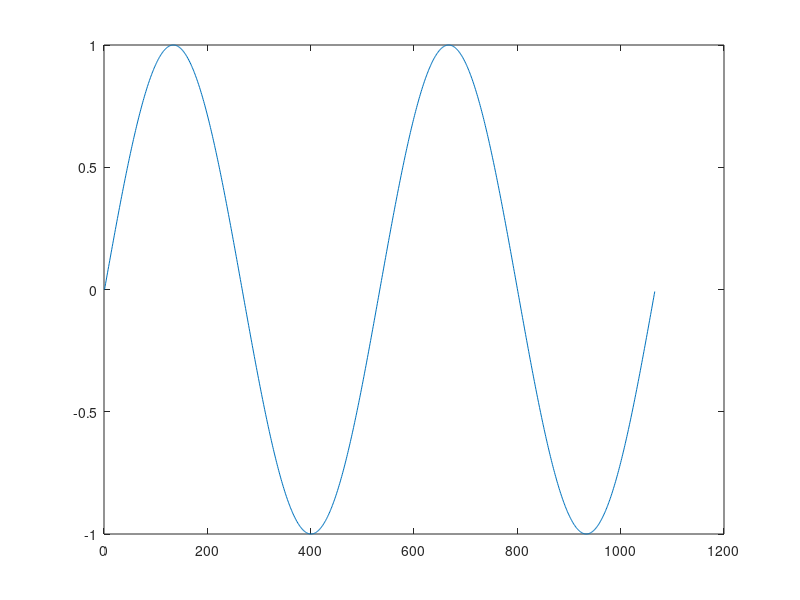

The MATLAB script that drew this image:
Fs = 2300; 
Fa = 1105;
%determine nyquist zones
zone = 1 + floor ( Fa / (Fs/2));
alias = mod(Fa, Fs);
if ~mod(zone,2) 
    %this will generate a 1 only when the sample frequency
    %is atleast twice or greater than max frequency
    %basically gives the nyquist zone (0 - fs/2) in which the
    %max frequency is in.
    alias = -(Fs - alias)/Fs;
else
    alias = (alias)/Fs;
end
%create the analog/time domain  and digital sampling vectors
N = 2*1/abs(alias) + 1; % Number of Digital Samples
points = 256;           %Analog points between digital samples
analogIndexes = 0:1/points:N-1;
samplingIndexes = 1:points:length(analogIndexes);
wave = sin(2*pi*Fa/Fs * analogIndexes);
plot(wave);
